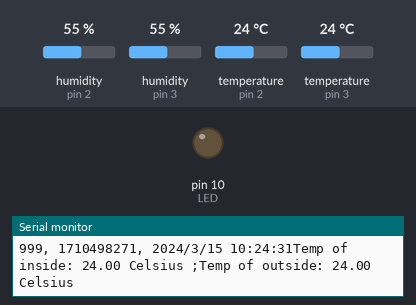
This sketch was run on a simulated Arduino Uno, built with avr-gcc and run on an emulated ATmega328P. Shown: output pins drawn as LEDs (lit = HIGH), the last lines printed to the serial monitor. The test bench sets the inputs (shaded band); at power-on: temperature (sensors on pin 2, pin 3) 24 °C, humidity (sensors on pin 2, pin 3) 55 %. The local clock reads 2024-03-15 10:24:30 at power-on unless the sketch sets it; storage starts empty.

Above: at 1.2 s.
1.3 s: temperature (sensor on pin 2) set to 22.4 °C
At 7.1 s:
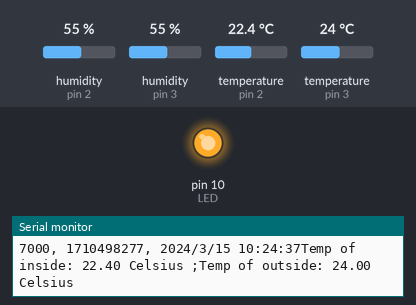
7.5 s: temperature (sensor on pin 2) set to 28 °C
At 12.9 s:
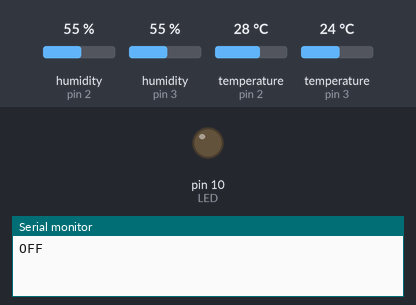
13.5 s: temperature (sensor on pin 2) set to 12 °C
At 18.7 s:
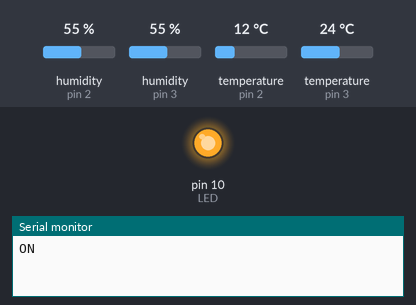
Timing chart, 0 to 20.2 s (numbered marks = the images above; inputs shaded):
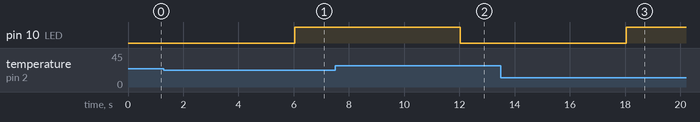

The sketch:

temp.ino
```cpp
#include "SD.h"
#include <Wire.h>
#include "RTClib.h"
#include <DHT.h>
#include <DHT_U.h>
#include <Adafruit_Sensor.h>
char* state ;

RTC_PCF8523 RTC;

const int chipSelect = 10;

File logfile;


#define SYNC_INTERVAL 1000
#define LOG_INTERVAL  1000
#define LED 10
#define DHTPIN1 2
#define DHTPIN2 3
#define DHTTYPE DHT22
#define ECHO_TO_SERIAL   1
uint32_t syncTime = 0;
DHT dht1(DHTPIN1, DHTTYPE);
DHT dht2(DHTPIN2, DHTTYPE);
float Inside_temp;
float Outside_temp;

void error(char const *str)
{
  Serial.print("error: ");
  Serial.println(str);

  while (1);
}

void initSDcard()
{
  Serial.print("Initializing SD card...");
  pinMode(10, OUTPUT);
  if (!SD.begin(chipSelect)) {
    Serial.println("Card failed, or not present");
    return;
  }
  Serial.println("card initialized.");

}

void createFile()
{
  char filename[] = "MLOG00.CSV";
  for (uint8_t i = 0; i < 100; i++) {
    filename[4] = i / 10 + '0';
    filename[5] = i % 10 + '0';
    if (! SD.exists(filename)) {
      logfile = SD.open(filename, FILE_WRITE);
      break;
    }
  }

  if (! logfile) {
    error("couldnt create file");
  }

  Serial.print("Logging to: ");
  Serial.println(filename);
}

void initRTC()
{
  Wire.begin();
  if (!RTC.begin()) {
    logfile.println("RTC failed");
#if ECHO_TO_SERIAL
    Serial.println("RTC failed");
#endif
  }
}


void setup()
{
    Serial.begin(9600);
    dht1.begin();
    dht2.begin();
    initSDcard();
    createFile();
    initRTC();
    logfile.println("millis,stamp,datetime,Inside_Temp,Outside_Temp,status");
    Serial.println("millis,stamp,datetime,Inside_Temp,Outside_Temp,status");
    pinMode(10,OUTPUT);

}

void loop()
{
    DateTime now;

  delay((LOG_INTERVAL - 1) - (millis() % LOG_INTERVAL));

  uint32_t m = millis();
  logfile.print(m);
  logfile.print(", ");
#if ECHO_TO_SERIAL
  Serial.print(m);
  Serial.print(", ");
#endif

  now = RTC.now();
  logfile.print(now.unixtime());
  logfile.print(", ");
  logfile.print(now.year(), DEC);
  logfile.print("/");
  logfile.print(now.month(), DEC);
  logfile.print("/");
  logfile.print(now.day(), DEC);
  logfile.print(" ");
  logfile.print(now.hour(), DEC);
  logfile.print(":");
  logfile.print(now.minute(), DEC);
  logfile.print(":");
  logfile.print(now.second(), DEC);
#if ECHO_TO_SERIAL
  Serial.print(now.unixtime());
  Serial.print(", ");
  Serial.print(now.year(), DEC);
  Serial.print("/");
  Serial.print(now.month(), DEC);
  Serial.print("/");
  Serial.print(now.day(), DEC);
  Serial.print(" ");
  Serial.print(now.hour(), DEC);
  Serial.print(":");
  Serial.print(now.minute(), DEC);
  Serial.print(":");
  Serial.print(now.second(), DEC);
#endif


    Inside_temp= dht1.readTemperature();
    Outside_temp=dht2.readTemperature();
    Serial.print("Temp of inside: ");
    Serial.print(Inside_temp);
    logfile.print(", ");
    logfile.print(Inside_temp);
    Serial.print(" Celsius ;");
    Serial.print("Temp of outside: ");
    Serial.print(Outside_temp);
    logfile.print(", ");
    logfile.print(Outside_temp);
    Serial.println(" Celsius");

    delay(2000);
  if(Outside_temp<25)
  {
    if(Outside_temp-Inside_temp>=1)
    {
      Serial.println("ON");
      logfile.println(", ON");
      digitalWrite(LED,HIGH);
    }
    else if(Inside_temp-Outside_temp>=7)
    {
      Serial.println("ON");
      logfile.println(", ON");
      digitalWrite(LED,HIGH);
    }
    else
    {
      Serial.println("OFF");
      logfile.println(", OFF");
      digitalWrite(LED,LOW);
     }
  }
  else
  {
    if(Inside_temp<25)
    {
      Serial.println("ON");
      logfile.println(", ON");
      digitalWrite(LED,HIGH);
    }
    else
    {

      Serial.println("OFF");
      logfile.println(", OFF");
      digitalWrite(LED,LOW);
    }
  }


      if ((millis() - syncTime) < SYNC_INTERVAL) return;
  syncTime = millis();

  logfile.flush();
}
```

Measured:
- the behaviour switches between 23.1 and 23 °C on temperature (sensor on pin 2) (found by bisection; images 0 and 1)
- after the input at 1.3 s, pin 10 (LED): LOW → HIGH after 4.7 s
- after the input at 7.5 s, pin 10 (LED): HIGH → LOW after 4.5 s
- after the input at 13.5 s, pin 10 (LED): LOW → HIGH after 4.5 s
